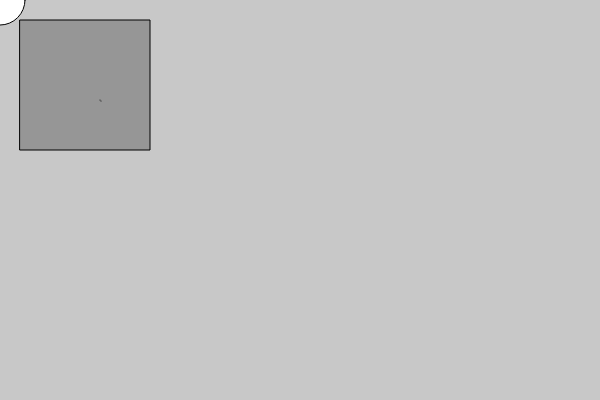
Frame 1 (no input)
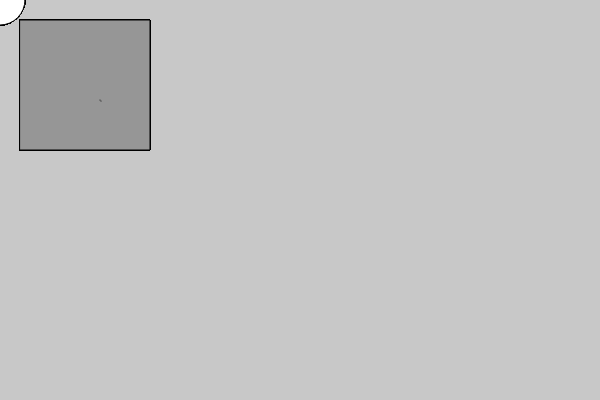
Frame 60 (no input)
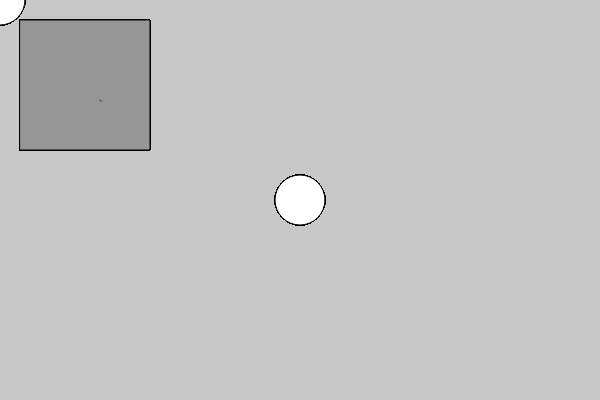
Frame 120 (the mouse pressed at the canvas centre since frame 60)

The p5.js sketch that drew these frames (run headless with seeded random() and noise() and a simulated clock; from frame 60 on, the mouse is pressed at the canvas centre):

// p5.js sketch
// ── sketch.js
function setup() {
  createCanvas(600, 400); // height, width
  background(200); // 0..255 shades of gray
}

// The draw function is called repeatedly, over and over.... forever
function draw() {
  fill(150);
  stroke(0);
  rect(20, 20, 130); // x, y, size

  point(100, 100);
  point(101, 101);
  // point(mouseX, mouseY);

  fill(255);
  stroke(0);
  ellipse(mouseX, mouseY, 50);
}
